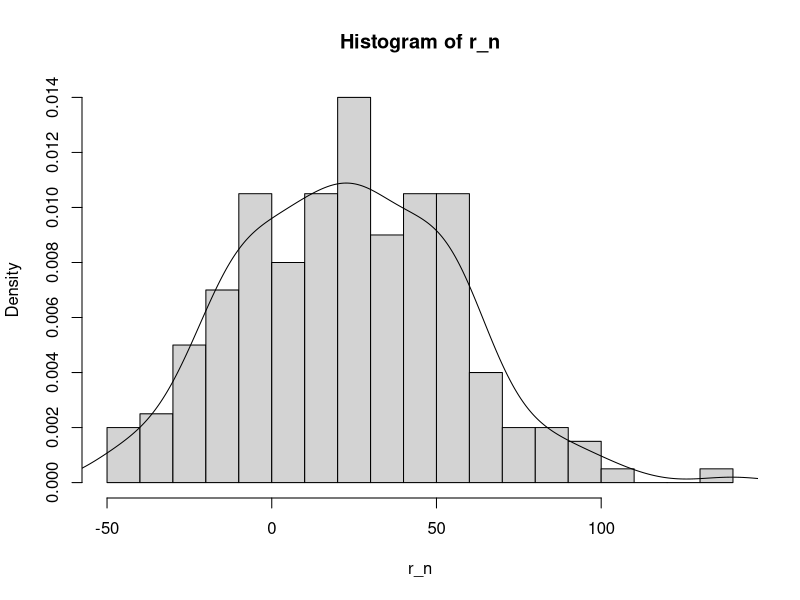
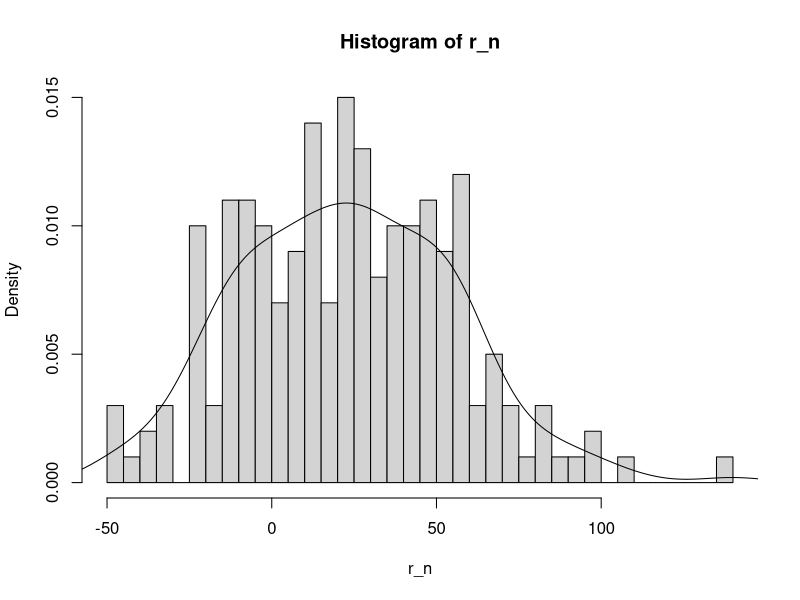
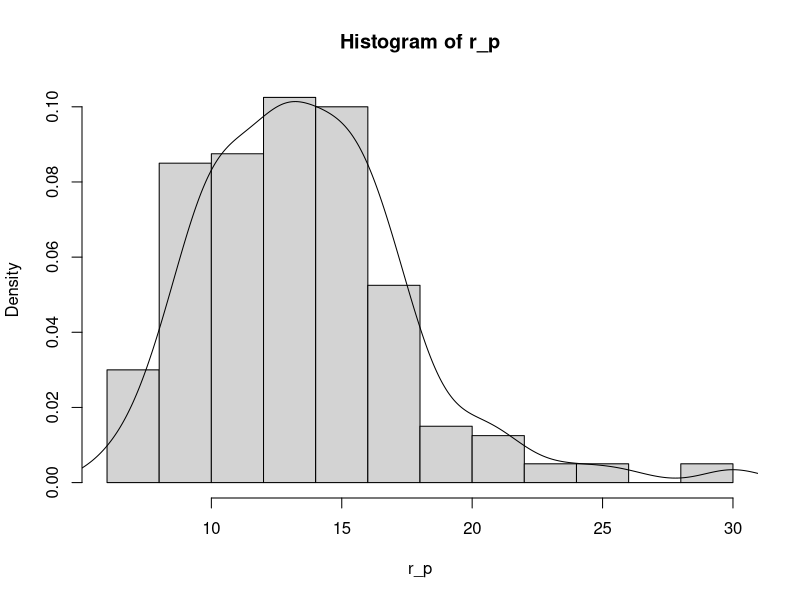
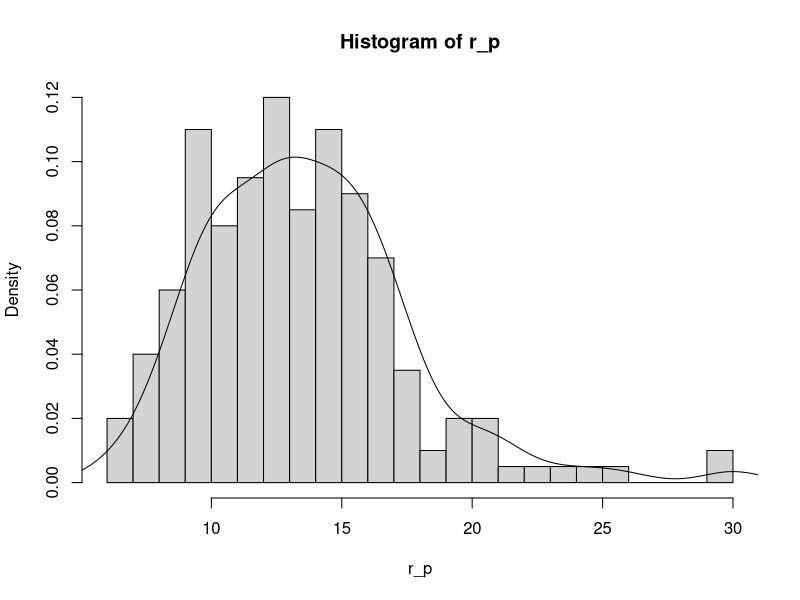
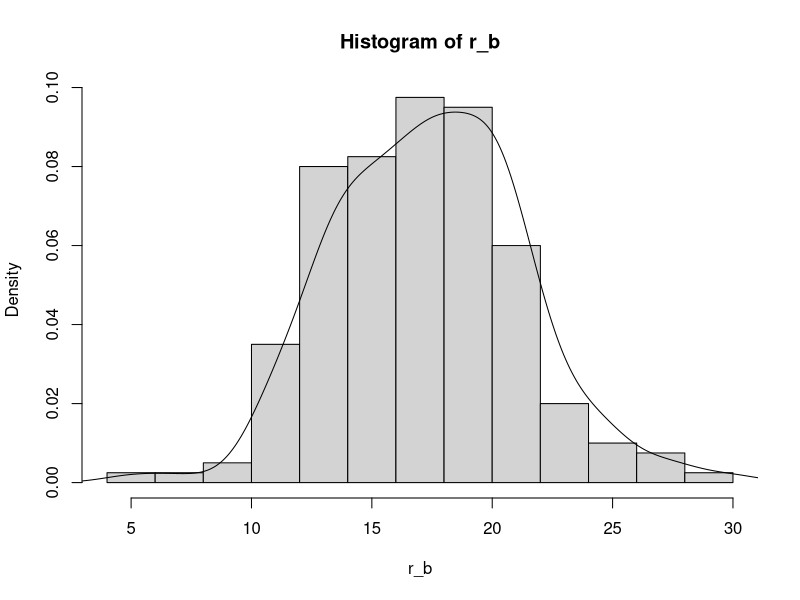
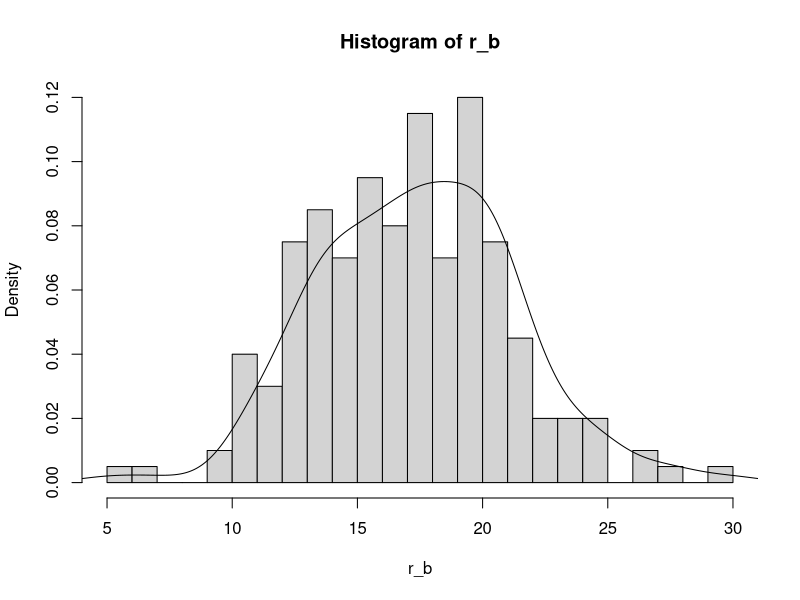

Source code (R) for these figures, in order:
## ---- chunk 1
knitr::opts_knit$set(root.dir = 'D:/Code/R/Statistical_methods_of_data_processing//First_lab/')
## ---- chunk 2
r_n <- rnorm(200, 20, 30)
## ---- chunk 3
summary(r_n)
## ---- chunk 4
mean(r_n)
## ---- chunk 5
median(r_n)
## ---- chunk 6
find_mode <- function (x) {
 u <- unique(x)
 tab <- tabulate(match(x, u))
 u[tab == max(tab)]
}
## ---- chunk 7
find_mode(round(r_n))
## ---- chunk 8
var(r_n)
## ---- chunk 9
sd(r_n)
## ---- chunk 10
hist(r_n, freq = FALSE, breaks = 15)
lines(density(r_n))
## ---- chunk 11
hist(r_n, freq=FALSE, breaks=30)
lines(density(r_n))
## ---- chunk 12
r_p <- rpois(200, lambda=15)
## ---- chunk 13
summary(r_p)
## ---- chunk 14
mean(r_p)
## ---- chunk 15
median(r_p)
## ---- chunk 16
find_mode(r_p)
## ---- chunk 17
var(r_p)
## ---- chunk 18
sd(r_p)
## ---- chunk 19
hist(r_p, freq = FALSE, breaks = 10)
lines(density(r_p))
## ---- chunk 20
hist(r_p, freq = FALSE, breaks = 20)
lines(density(r_p))
## ---- chunk 21
r_b <- rbinom(200, 100, .175)
## ---- chunk 22
summary(r_b)
## ---- chunk 23
mean(r_b)
## ---- chunk 24
median(r_b)
## ---- chunk 25
find_mode(r_b)
## ---- chunk 26
var(r_b)
## ---- chunk 27
sd(r_b)
## ---- chunk 28
hist(r_b, freq = FALSE, breaks = 10)
lines(density(r_b))
## ---- chunk 29
hist(r_b, freq = FALSE, breaks = 20)
lines(density(r_b))
